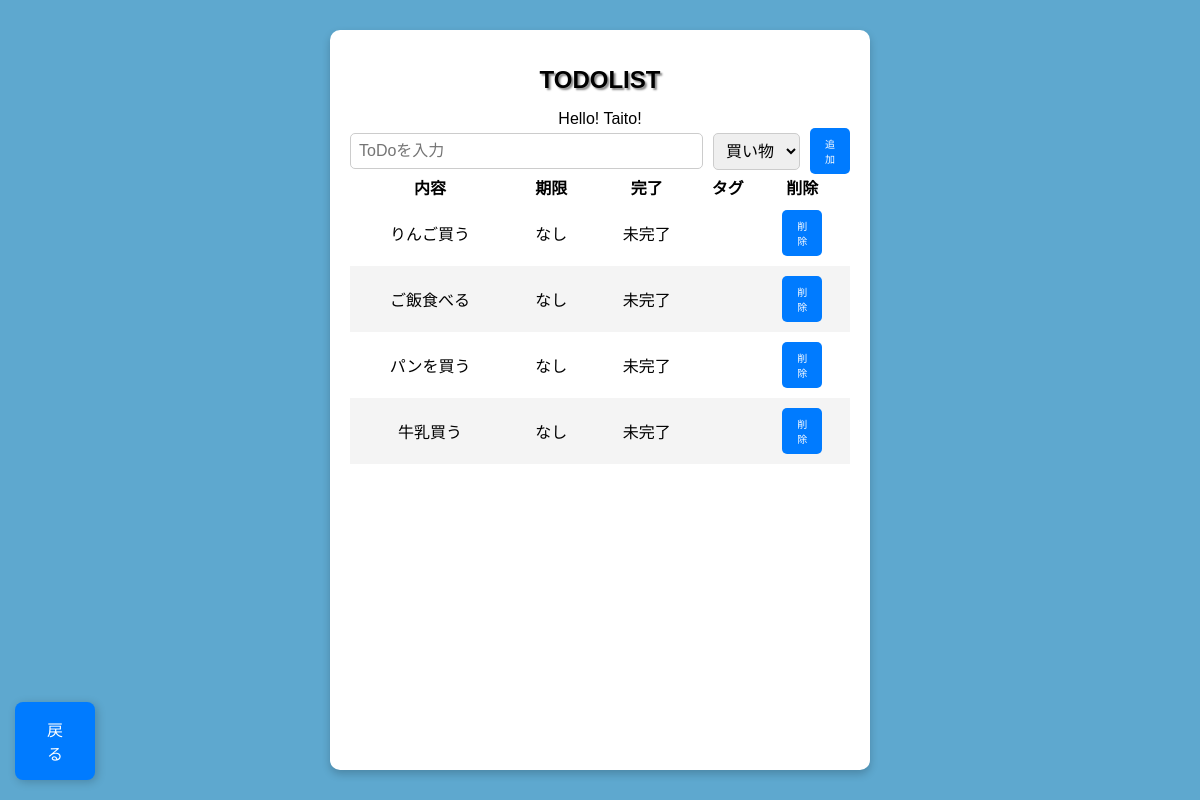
Before: /todo with the older database file.
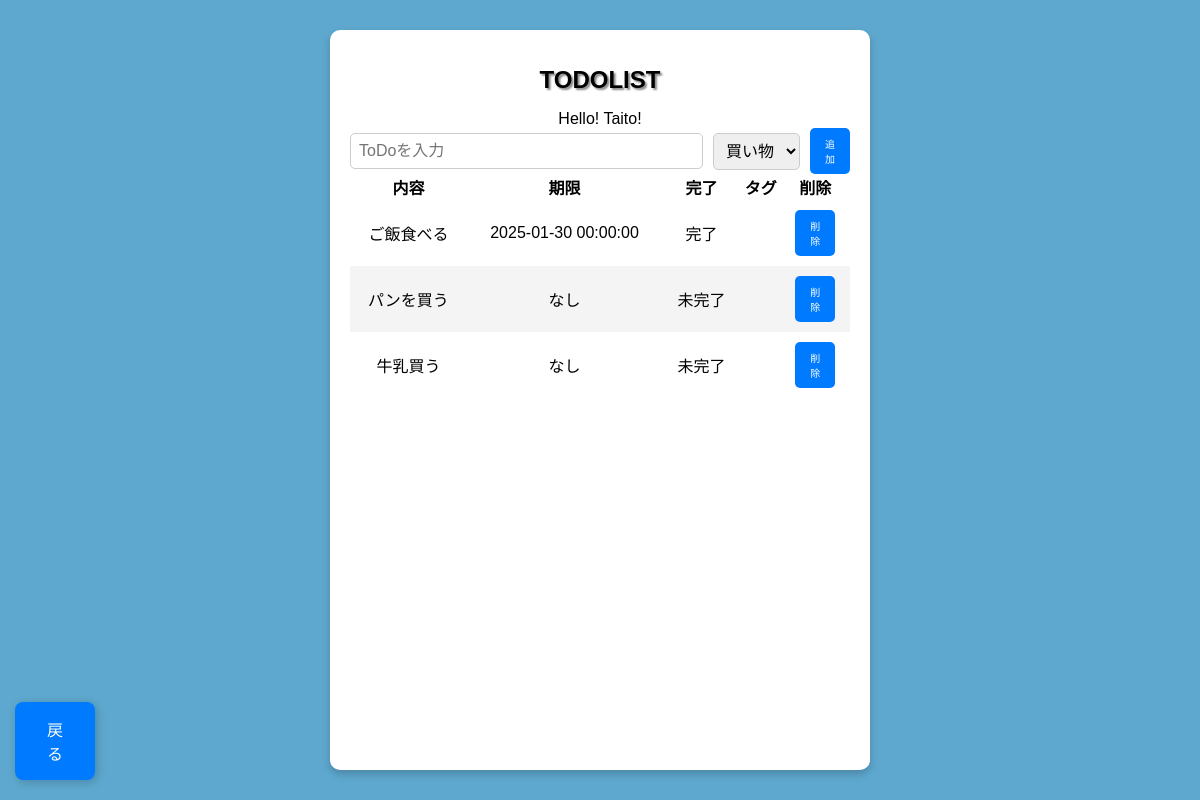
After: the same page with the newer database file.
### app/database/table/models.py (models this page shows)
class Todo(Base):
    __tablename__ = 'todo'
    __table_args__ = {
        'comment': 'todoの内容を管理するテーブル'
    }
    id   = Column('todo_id', Integer, primary_key=True, autoincrement=True)
    box  = Column('box', String(200), nullable=False)
    date = Column('date', DateTime, nullable=True)  # 現在時刻をデフォルトに設定
    completed = Column('completed', Boolean, default=False)
    settings = relationship("Set", back_populates="todo")

### app/main.py (the view)
@app.get("/todo")
async def read_todolist(request: Request):
    tag_list = db.query(Tag).all()
    todo_list = db.query(Todo).all()
    set_list = db.query(Set).all
    db.close()
    return templates.TemplateResponse("todolist_get.html", {
        "request": request,
        "name": "Taito!",
        "todo_list": todo_list,
        "tag_list": tag_list,
        "set_list": set_list
        })

### app/templates/todolist_get.html
{%- extends "layout.html" %}
{%- block content %}
    <form id="todo-form" class="todo-form" method="POST" action="/todo">
        <input type="text" id="todo-input" class="todo-input" placeholder="ToDoを入力" name="box" required>
        <select id="tag-select" class="tag-select" name="tag_id">
            {% for tag in tag_list %}
                <option value="{{ tag.id }}">{{ tag.desc }}</option>
            {% endfor %}
        </select>
        <button type="submit" class="add-button">追加</button>
    </form>
    <table style="border-collapse: separate; border-spacing: 0;">
        <thead>
            <tr>
                <th>内容</th>
                <th>期限</th>
                <th>完了</th>
                <th>タグ</th>
                <th>削除</th>
            </tr>
        </thead>
        <tbody id="todo-list">
            {% for item in todo_list %}
            <tr>
                <td>
                    <a href="/todo/{{ item.id }}" style="color: black; text-decoration: none;">
                        {{ item.box }}
                    </a>
                </td>
                <td>{{ item.date if item.date else 'なし' }}</td>
                <td>{{ '完了' if item.completed else '未完了' }}</td>
                <td></td>
                <td>
                    <button onclick="deleteTodo('{{ item.id }}')" class="add-button">
                        削除
                    </button>
                </td>
            </tr>
            {% endfor %}
        </tbody>
    </table>
    <button type="button" class="back-button" onclick="history.back()">
        戻る
    </button>
{%- endblock %}

### app/templates/layout.html (shortened to what this page needs)
<!DOCTYPE html>
<html lang="ja">
<head>
    <link rel="stylesheet" href="/app/static/css/styles.css">
</head>
<body>
    <div class="background">
        <h1>TODOLIST</h1>
        <div style="display: flex; flex-direction: column; min-height: 80vh">
            <div class="container">
                Hello! {{ name }}
            </div>
        {%- block content %}{% endblock %}
        </div>
    </div>
</body>
</html>

### app/static/css/styles.css (style rules this page uses)
body { font-family: Arial, sans-serif; background-color: #5ea8cf; display: flex; justify-content: center; align-items: center; height: 100vh; margin: 0; }
.background { background: white; padding: 20px; border-radius: 10px; box-shadow: 0 4px 8px rgba(0, 0, 0, 0.2); text-align: center; width: 500px; }
h1 { font-size: 24px; font-weight: bold; text-shadow: 2px 2px 2px #888; }
input { flex: 1; padding: 10px; border: 2px solid #ccc; border-radius: 5px; font-size: 16px; }
button { background-color: #3498db; color: white; border: none; padding: 10px; cursor: pointer; border-radius: 5px; font-size: 20px; width: 40px; }
.back-button { position: fixed; bottom: 20px; left: 15px; width: 40px; background-color: #007bff; color: white; border: none; padding: 15px 40px; border-radius: 8px; font-size: 16px; cursor: pointer; box-shadow: 2px 2px 10px rgba(0, 0, 0, 0.2); transition: background-color 0.3s ease; display: flex; align-items: center; justify-content: center; }
.todo-form { display: flex; align-items: center; gap: 10px; }
.todo-input, .tag-select { padding: 8px; font-size: 16px; border: 1px solid #ccc; border-radius: 5px; }
.add-button { padding: 8px 15px; font-size: 10px; background-color: #007bff; color: white; border: none; border-radius: 5px; cursor: pointer; transition: background-color 0.3s ease; }
table { width: 100%; border-spacing: 0; }
#todo-list tr:nth-child(even) { background-color: #f4f4f4; }
#todo-list tr:nth-child(odd) { background-color: #ffffff; }
#todo-list tr { border-bottom: 1px solid #ccc; }
#todo-list tr:last-child { border-bottom: none; }
td { padding: 10px; }

Changed rows visible on the page:
removed Todo: box "りんご買う", date "なし", completed "未完了"
changed Todo "ご飯食べる": date "なし" → "2025-01-30 00:00:00"; completed "未完了" → "完了"
